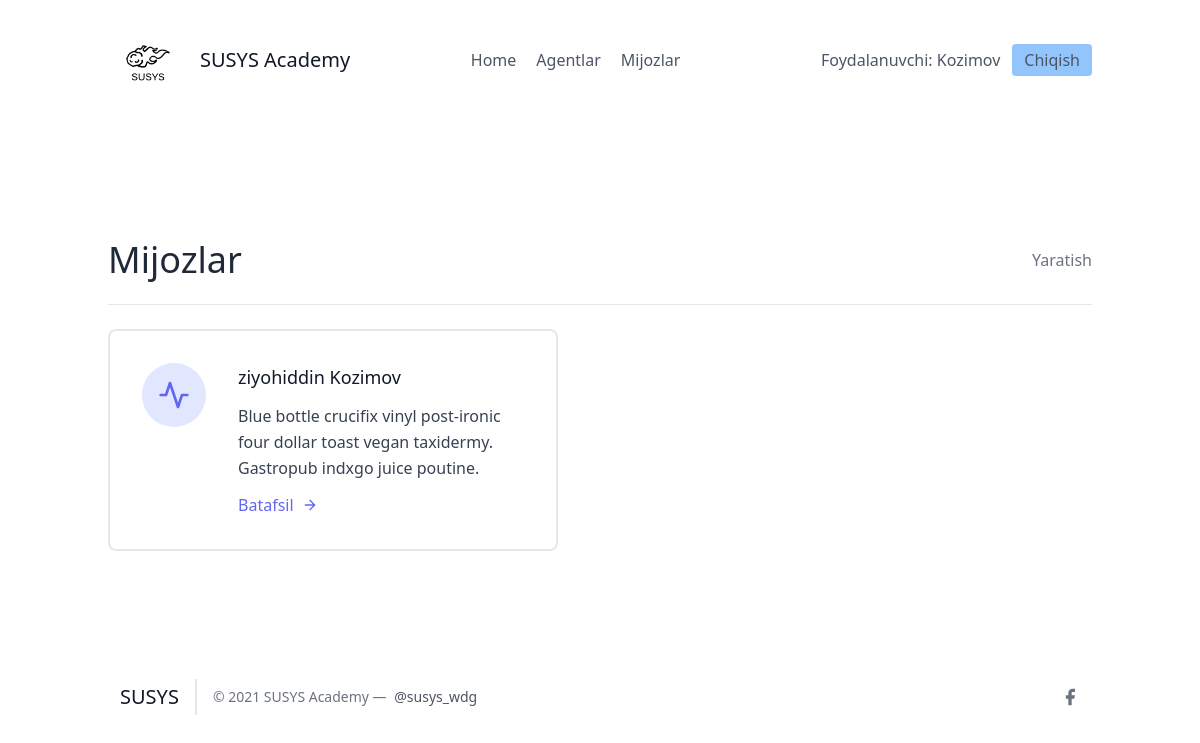
/leads/ (signed in), run on an earlier commit of the app's database.
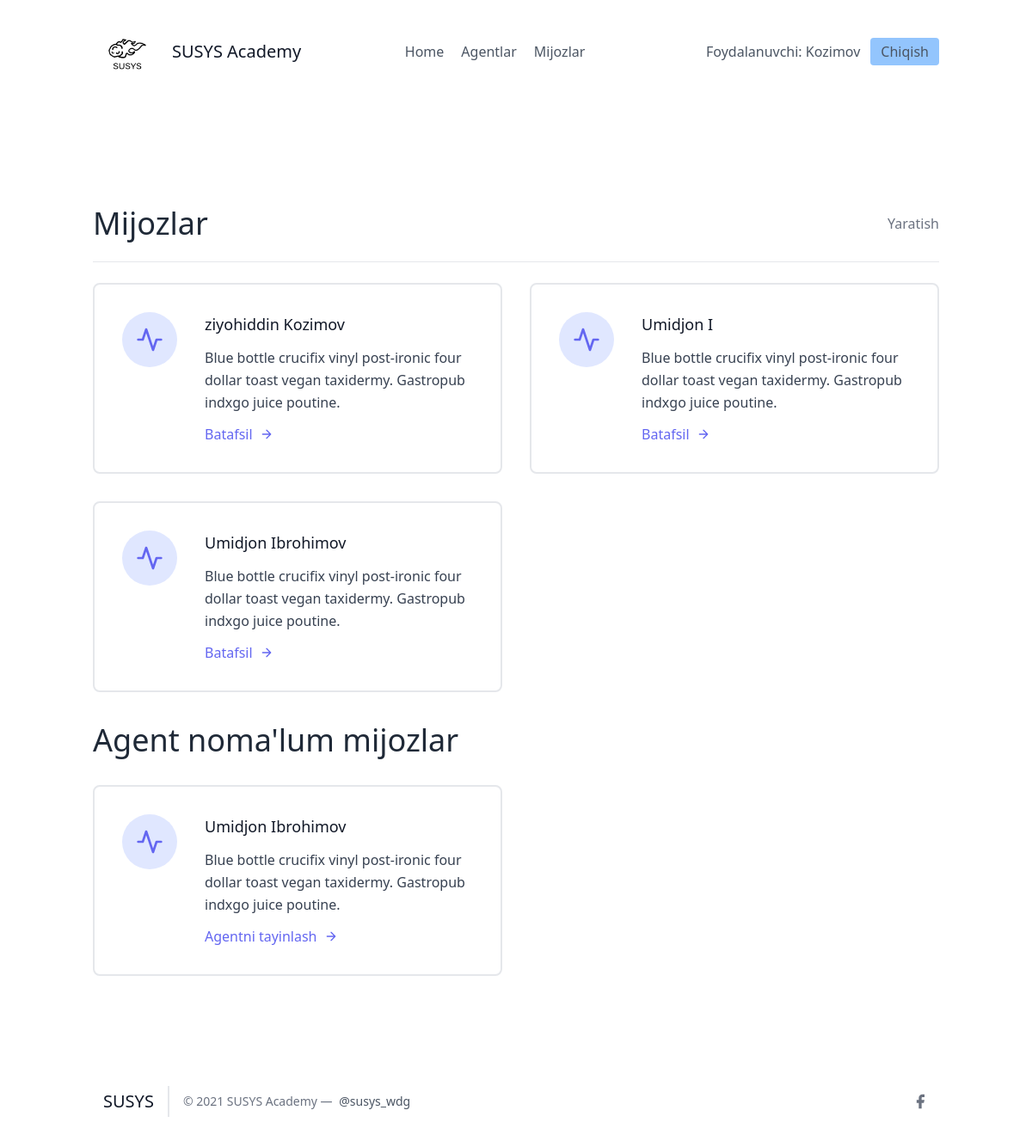
And on a later commit of the database.
### leads/models.py (models this page shows, shortened)
class User(AbstractUser):
    is_organisor = models.BooleanField(default=True)
    is_agent = models.BooleanField(default=False)

class Lead(models.Model):
    ismi = models.CharField(max_length=20)
    familiyasi = models.CharField(max_length=20)
    yoshi = models.IntegerField(default=0)
    organisation = models.ForeignKey(UserProfile, on_delete=models.CASCADE)
    agent = models.ForeignKey("Agent", null=True, blank=True, on_delete=models.SET_NULL)
    category = models.ForeignKey("Category", null=True, blank=True, on_delete=models.SET_NULL)

### leads/views.py (the view)
# urls.py: path('', LeadListView.as_view(), name="lead-list"),
class LeadListView(LoginRequiredMixin, ListView):
    template_name = "leads/leads_list.html"
    context_object_name = "leads"
    def get_queryset(self):
        user = self.request.user
        if user.is_organisor:
            queryset = Lead.objects.filter(organisation = user.userprofile)
        else:
            queryset = Lead.objects.filter(organisation = user.agent.organisation)
            queryset = queryset.filter(agent__user = self.request.user)
        return queryset
    def get_context_data(self, **kwargs):
        context = super(LeadListView, self).get_context_data(**kwargs)
        user = self.request.user
        if user.is_organisor:
            queryset = Lead.objects.filter(
                organisation = user.userprofile,
                agent__isnull = True
            )
            context.update({
                "unassigned_leads": queryset
            })
        return context

### leads/templates/leads/leads_list.html
{% extends "base.html" %}
{% block content %}
<section class="text-gray-700 body-font">
    <div class="container px-5 py-24 mx-auto flex flex-wrap">
        <div class="w-full mb-6 py-6 flex justify-between items-center border-b border-gray-200">
            <div>
                <h1 class="text-4xl text-gray-800">Mijozlar</h1>
            </div>
            {% if request.user.is_organisor %}
            <div>
                <a class="text-gray-500 hover:text-blue-500" href="{% url 'leads:lead-create' %}">
                    Yaratish
                </a>
            </div>
            {% endif %}
        </div>
        <div class="flex flex-wrap -m-4">
            {% for lead in leads %}
            <div class="p-4 lg:w-1/2 md:w-full">
                <div class="flex border-2 rounded-lg border-gray-200 p-8 sm:flex-row flex-col">
                    <div class="w-16 h-16 sm:mr-8 sm:mb-0 mb-4 inline-flex items-center justify-center rounded-full bg-indigo-100 text-indigo-500 flex-shrink-0">
                        <svg fill="none" stroke="currentColor" stroke-linecap="round" stroke-linejoin="round" stroke-width="2" class="w-8 h-8" viewBox="0 0 24 24">
                            <path d="M22 12h-4l-3 9L9 3l-3 9H2"></path>
                        </svg>
                    </div>
                    <div class="flex-grow">
                        <h2 class="text-gray-900 text-lg title-font font-medium mb-3">
                            {{ lead.ismi }} {{ lead.familiyasi }}
                        </h2>
                        <p class="leading-relaxed text-base">
                            Blue bottle crucifix vinyl post-ironic four dollar toast vegan taxidermy. Gastropub indxgo juice poutine.
                        </p>
                        <a href="{% url 'leads:detallar' lead.pk %}" class="mt-3 text-indigo-500 inline-flex items-center">
                            Batafsil
                            <svg fill="none" stroke="currentColor" stroke-linecap="round" stroke-linejoin="round" stroke-width="2" class="w-4 h-4 ml-2" viewBox="0 0 24 24">
                                <path d="M5 12h14M12 5l7 7-7 7"></path>
                            </svg>
                        </a>
                    </div>
                </div>
            </div>
            {% endfor %}
        </div>
        {% if unassigned_leads.exists %}
            <div class="mt-5 flex flex-wrap -m-4">
                <div class="p-4 w-full">
                    <h3 class="text-4xl text-gray-800">Agent noma'lum mijozlar</h3>
                </div>
                {% for lead in unassigned_leads %}
                <div class="p-4 lg:w-1/2 md:w-full">
                    <div class="flex border-2 rounded-lg border-gray-200 p-8 sm:flex-row flex-col">
                        <div class="w-16 h-16 sm:mr-8 sm:mb-0 mb-4 inline-flex items-center justify-center rounded-full bg-indigo-100 text-indigo-500 flex-shrink-0">
                            <svg fill="none" stroke="currentColor" stroke-linecap="round" stroke-linejoin="round" stroke-width="2" class="w-8 h-8" viewBox="0 0 24 24">
                                <path d="M22 12h-4l-3 9L9 3l-3 9H2"></path>
                            </svg>
                        </div>
                        <div class="flex-grow">
                            <h2 class="text-gray-900 text-lg title-font font-medium mb-3">
                                {{ lead.ismi }} {{ lead.familiyasi }}
                            </h2>
                            <p class="leading-relaxed text-base">
                                Blue bottle crucifix vinyl post-ironic four dollar toast vegan taxidermy. Gastropub indxgo juice poutine.
                            </p>
                            <a href="{% url 'leads:assign_agent' lead.pk %}" class="mt-3 text-indigo-500 inline-flex items-center">
                                Agentni tayinlash
                                <svg fill="none" stroke="currentColor" stroke-linecap="round" stroke-linejoin="round" stroke-width="2" class="w-4 h-4 ml-2" viewBox="0 0 24 24">
                                    <path d="M5 12h14M12 5l7 7-7 7"></path>
                                </svg>
                            </a>
                        </div>
                    </div>
                </div>
                {% endfor %}
            </div>
        {% endif %}
    </div>
</section>
{% endblock content %}

### frontend/base.html (shortened to what this page needs)
<!DOCTYPE html>
<html lang="en">
<head>
    <link href="https://unpkg.com/tailwindcss@^2/dist/tailwind.min.css" rel="stylesheet">
</head>
<body>
    {% include 'details/navbar.html' %}
    <div class="max-w-5xl mx-auto">
        {% block content %}
        {% endblock %}
    </div>
    {% include 'details/footer.html' %}
</body>
</html>

### frontend/details/navbar.html
{% load static %}
<header class="text-gray-600 body-font">
  <div class="container mx-auto flex flex-wrap p-5 flex-col md:flex-row items-center">
    <a class="flex title-font font-medium items-center text-gray-900 mb-4 md:mb-0">
      <img src="{% static 'img/logo-dark.png' %}" style="width: 80px;" alt="Logo">
      <span class="ml-3 text-xl">SUSYS Academy</span>
    </a>
    <nav class="md:ml-auto md:mr-auto flex flex-wrap items-center text-base justify-center">
      <a href="/" class="mr-5 hover:text-gray-900">Home</a>
    {% if not request.user.is_authenticated %}
      </nav>
        <button class="inline-flex items-center bg-blue-300 border-0 py-1 px-3 focus:outline-none hover:bg-blue-200 rounded text-base mt-4 md:mt-0" style="margin-right: 20px">
          <a  href="{% url 'signup' %}">Ro'yxatdan o'tish
          </a>
        </button>
    {% else %}
        {% if request.user.is_organisor %}
        <a href="/agents/" class="mr-5 hover:text-gray-900">Agentlar</a>
        {% endif %}
        <a href="/leads/" class="mr-5 hover:text-gray-900">Mijozlar</a>
      </nav>
    {% endif %}
    {% if request.user.is_authenticated %}
      Foydalanuvchi: {{ request.user.username }}
      <button class="ml-3 inline-flex items-center bg-blue-300 border-0 py-1 px-3 focus:outline-none hover:bg-blue-200 rounded text-base mt-4 md:mt-0">
        <a  href="{% url 'logout' %}">Chiqish
        </a>
      </button>
    {% else %}
    <button class="inline-flex items-center bg-blue-300 border-0 py-1 px-3 focus:outline-none hover:bg-blue-200 rounded text-base mt-4 md:mt-0">
      <a href="{% url 'login' %}">Kirish
    </a>
    </button>
    {% endif %}
  </div>
</header>

### frontend/details/footer.html (shortened to what this page needs)
{% load static %}
    <footer class="text-gray-600 body-font">
    <div class="container px-5 py-8 mx-auto flex items-center sm:flex-row flex-col">
      <a class="flex title-font font-medium items-center md:justify-start justify-center text-gray-900">
        <span class="ml-3 text-xl">SUSYS</span>
      </a>
      <p class="text-sm text-gray-500 sm:ml-4 sm:pl-4 sm:border-l-2 sm:border-gray-200 sm:py-2 sm:mt-0 mt-4">© 2021 SUSYS Academy —
        <a href="https://twitter.com/knyttneve" class="text-gray-600 ml-1" rel="noopener noreferrer" target="_blank">@susys_wdg</a>
      </p>
      <span class="inline-flex sm:ml-auto sm:mt-0 mt-4 justify-center sm:justify-start">
        <a class="text-gray-500">
          <svg fill="currentColor" stroke-linecap="round" stroke-linejoin="round" stroke-width="2" class="w-5 h-5" viewBox="0 0 24 24">
            <path d="M18 2h-3a5 5 0 00-5 5v3H7v4h3v8h4v-8h3l1-4h-4V7a1 1 0 011-1h3z"></path>
          </svg>
        </a>

What changed in the data, as far as the page shows it:
added Lead: ismi "Umidjon", familiyasi "I", shown under "Mijozlar"
added Lead: ismi "Umidjon", familiyasi "Ibrohimov"
Also different on the page:
text now shown: "Agent noma'lum mijozlar"
